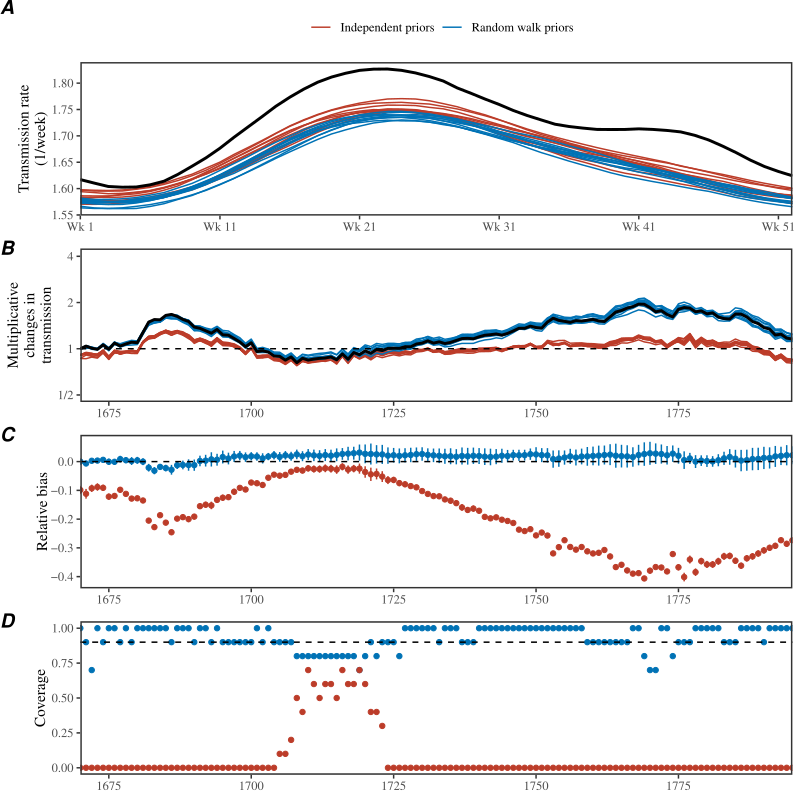

This figure's R source:
library(dplyr)
library(ggplot2); theme_set(theme_bw(base_family = "Times"))
library(egg)
library(cmdstanr)
library(gridExtra)
source("../R/colors.R")
load("../simulate/simulate_rep_half.rda")
load("../stanfit_sir_perturb_demog_dd_rep_half/stanfit_sir_perturb_demog_dd_cmdstanr_rep_half1.rda")
load("../stanfit_sir_perturb_demog_dd_rep_half/stanfit_sir_perturb_demog_dd_cmdstanr_rep_half2.rda")
load("../stanfit_sir_perturb_demog_dd_rep_half/stanfit_sir_perturb_demog_dd_cmdstanr_rep_half3.rda")
load("../stanfit_sir_perturb_demog_dd_rep_half/stanfit_sir_perturb_demog_dd_cmdstanr_rep_half4.rda")
load("../stanfit_sir_perturb_demog_dd_rep_half/stanfit_sir_perturb_demog_dd_cmdstanr_rep_half5.rda")
load("../stanfit_sir_perturb_demog_dd_rep_half/stanfit_sir_perturb_demog_dd_cmdstanr_rep_half6.rda")
load("../stanfit_sir_perturb_demog_dd_rep_half/stanfit_sir_perturb_demog_dd_cmdstanr_rep_half7.rda")
load("../stanfit_sir_perturb_demog_dd_rep_half/stanfit_sir_perturb_demog_dd_cmdstanr_rep_half8.rda")
load("../stanfit_sir_perturb_demog_dd_rep_half/stanfit_sir_perturb_demog_dd_cmdstanr_rep_half9.rda")
load("../stanfit_sir_perturb_demog_dd_rep_half/stanfit_sir_perturb_demog_dd_cmdstanr_rep_half10.rda")

load("../stanfit_sir_perturb_demog_dd_norw_rep_half/stanfit_sir_perturb_demog_dd_norw_cmdstanr_rep_half1.rda")
load("../stanfit_sir_perturb_demog_dd_norw_rep_half/stanfit_sir_perturb_demog_dd_norw_cmdstanr_rep_half2.rda")
load("../stanfit_sir_perturb_demog_dd_norw_rep_half/stanfit_sir_perturb_demog_dd_norw_cmdstanr_rep_half3.rda")
load("../stanfit_sir_perturb_demog_dd_norw_rep_half/stanfit_sir_perturb_demog_dd_norw_cmdstanr_rep_half4.rda")
load("../stanfit_sir_perturb_demog_dd_norw_rep_half/stanfit_sir_perturb_demog_dd_norw_cmdstanr_rep_half5.rda")
load("../stanfit_sir_perturb_demog_dd_norw_rep_half/stanfit_sir_perturb_demog_dd_norw_cmdstanr_rep_half6.rda")
load("../stanfit_sir_perturb_demog_dd_norw_rep_half/stanfit_sir_perturb_demog_dd_norw_cmdstanr_rep_half7.rda")
load("../stanfit_sir_perturb_demog_dd_norw_rep_half/stanfit_sir_perturb_demog_dd_norw_cmdstanr_rep_half8.rda")
load("../stanfit_sir_perturb_demog_dd_norw_rep_half/stanfit_sir_perturb_demog_dd_norw_cmdstanr_rep_half9.rda")
load("../stanfit_sir_perturb_demog_dd_norw_rep_half/stanfit_sir_perturb_demog_dd_norw_cmdstanr_rep_half10.rda")

betaorig <- data.frame(
  week=1:52,
  true=exp(simulate_rep_half[[1]]$logbeta)
)

betadata <- lapply(1:10, function(x){
  dd <- get(paste0("summary_sir_perturb_demog_dd_cmdstanr_laplace_rep_half", x))
  
  data.frame(
    week=1:52,
    fit=x,
    est=exp(dd$median[grepl("logbeta\\[", dd$variable)]),
    lwr=exp(dd$q5[grepl("logbeta\\[", dd$variable)]),
    upr=exp(dd$q95[grepl("logbeta\\[", dd$variable)])
  )
}) %>%
  bind_rows

betadata_norw <- lapply(1:10, function(x){
  dd <- get(paste0("summary_sir_perturb_demog_dd_norw_cmdstanr_laplace_rep_half", x))
  
  data.frame(
    week=1:52,
    fit=x,
    est=exp(dd$median[grepl("logbeta\\[", dd$variable)]),
    lwr=exp(dd$q5[grepl("logbeta\\[", dd$variable)]),
    upr=exp(dd$q95[grepl("logbeta\\[", dd$variable)])
  )
}) %>%
  bind_rows

betadata_all <- bind_rows(
  betadata %>% mutate(group="Random walk priors"),
  betadata_norw %>% mutate(group="Independent priors")
)

g1 <- ggplot(betadata_all) +
  geom_line(aes(week, est, group=interaction(fit, group), col=group)) +
  geom_line(data=betaorig, aes(week, true), lwd=1) +
  scale_color_manual("", values=colors_default[c(1,3)]) +
  scale_x_continuous("Week of year", expand=c(0, 0),
                     breaks=c(1, 11, 21, 31, 41, 51),
                     labels=c("Wk 1", "Wk 11", "Wk 21", "Wk 31", "Wk 41", "Wk 51")) +
  scale_y_continuous("Transmission rate\n(1/week)") +
  theme(
    panel.grid = element_blank(),
    panel.border = element_rect(linewidth=1),
    axis.title.x = element_blank(),
    legend.position = "top"
  )

epsilonorig <- data.frame(
  year=unique(simulate_rep_half[[1]][[1]]$year)+1669,
  true=exp(simulate_rep_half[[1]]$epsilon)
)

epsilondata <- lapply(1:10, function(x){
  dd <- get(paste0("summary_sir_perturb_demog_dd_cmdstanr_laplace_rep_half", x))
  
  data.frame(
    year=unique(simulate_rep_half[[1]][[1]]$year)+1669,
    fit=x,
    est=(dd$median[grepl("^epsilon\\[", dd$variable)]),
    lwr=(dd$q5[grepl("^epsilon\\[", dd$variable)]),
    upr=(dd$q95[grepl("^epsilon\\[", dd$variable)])
  )
}) %>%
  bind_rows

epsilondata_norw <- lapply(1:10, function(x){
  dd <- get(paste0("summary_sir_perturb_demog_dd_norw_cmdstanr_laplace_rep_half", x))
  
  data.frame(
    year=unique(simulate_rep_half[[1]][[1]]$year)+1669,
    fit=x,
    est=(dd$median[grepl("^epsilon\\[", dd$variable)]),
    lwr=(dd$q5[grepl("^epsilon\\[", dd$variable)]),
    upr=(dd$q95[grepl("^epsilon\\[", dd$variable)])
  )
}) %>%
  bind_rows

epsilondata_all <- bind_rows(
  epsilondata %>% mutate(group="Random walk priors"),
  epsilondata_norw %>% mutate(group="Independent priors")
)

g2 <- ggplot(epsilondata_all) +
  geom_line(aes(year, exp(est), group=interaction(fit, group), col=group)) +
  geom_line(data=epsilonorig, aes(year, true), lwd=1) +
  geom_hline(yintercept=1, lty=2) +
  scale_x_continuous("Year", expand=c(0, 0)) +
  scale_y_log10("Multiplicative\nchanges in\ntransmission",
                breaks=c(0.5, 1, 2, 4), limits=c(0.45, 4.5), expand=c(0, 0),
                labels=c("1/2", "1", "2", "4")) +
  scale_color_manual("", values=colors_default[c(1,3)]) +
  theme(
    panel.grid = element_blank(),
    panel.border = element_rect(linewidth=1),
    axis.title.x = element_blank(),
    legend.position = "none"
  )

coverdata <- merge(
  epsilonorig,
  epsilondata
) %>%
  mutate(
    bias = (exp(est)-true)/true,
    covered = exp(lwr) <= true & true <= exp(upr)
  ) %>%
  group_by(year) %>%
  summarize(
    bias_lwr=t.test(bias)[[4]][1],
    bias_upr=t.test(bias)[[4]][2],
    bias=mean(bias),
    coverage = mean(covered),
    n = n(),
    lwr = binom.test(sum(covered), n)[[4]][1],
    upr = binom.test(sum(covered), n)[[4]][2]
  )

coverdata_norw <- merge(
  epsilonorig,
  epsilondata_norw
) %>%
  mutate(
    bias = (exp(est)-true)/true,
    covered = exp(lwr) <= true & true <= exp(upr)
  ) %>%
  group_by(year) %>%
  summarize(
    bias_lwr=t.test(bias)[[4]][1],
    bias_upr=t.test(bias)[[4]][2],
    bias=mean(bias),
    coverage = mean(covered),
    n = n(),
    lwr = binom.test(sum(covered), n)[[4]][1],
    upr = binom.test(sum(covered), n)[[4]][2]
  )

coverdata_all <- bind_rows(
  coverdata %>% mutate(group="Random walk priors"),
  coverdata_norw %>% mutate(group="Independent priors")
)

g3 <- ggplot(coverdata_all) +
  geom_point(aes(year, bias, col=group)) +
  geom_errorbar(aes(year, ymin=bias_lwr, ymax=bias_upr, col=group), width=0) +
  geom_hline(yintercept=0, lty=2) +
  # geom_hline(yintercept=mean(coverdata$bias), lty=2, col=ggsci::pal_nejm()(3)[3], linewidth=1) +
  # geom_hline(yintercept=mean(coverdata_norw$bias), lty=2, col=ggsci::pal_nejm()(3)[1], linewidth=1) +
  scale_x_continuous("Year", expand=c(0, 0)) +
  scale_y_continuous("Relative bias") +
  scale_color_manual("", values=colors_default[c(1,3)]) +
  scale_fill_manual("", values=colors_default[c(1,3)]) +
  theme(
    panel.grid = element_blank(),
    panel.border = element_rect(linewidth=1),
    axis.title.x = element_blank(),
    legend.position = "none"
  )

g4 <- ggplot(coverdata_all) +
  geom_point(aes(year, coverage, col=group)) +
  geom_hline(yintercept=0.9, col="black", lty=2) +
  # geom_hline(yintercept=mean(coverdata$coverage), lty=2, col=ggsci::pal_nejm()(3)[3], linewidth=1) +
  # geom_hline(yintercept=mean(coverdata_norw$coverage), lty=2, col=ggsci::pal_nejm()(3)[1], linewidth=1) +
  scale_x_continuous("Year", expand=c(0, 0)) +
  scale_y_continuous("Coverage") +
  scale_color_manual("", values=colors_default[c(1,3)]) +
  scale_fill_manual("", values=colors_default[c(1,3)]) +
  theme(
    panel.grid = element_blank(),
    panel.border = element_rect(linewidth=1),
    axis.title.x = element_blank(),
    legend.position = "none"
  )

gcomb <- ggarrange(g1, g2, g3, g4, ncol=1, labels=c("A", "B", "C", "D"))

ggsave("figure_stanfit_rep_half-v2.pdf", gcomb, width=8, height=8)
